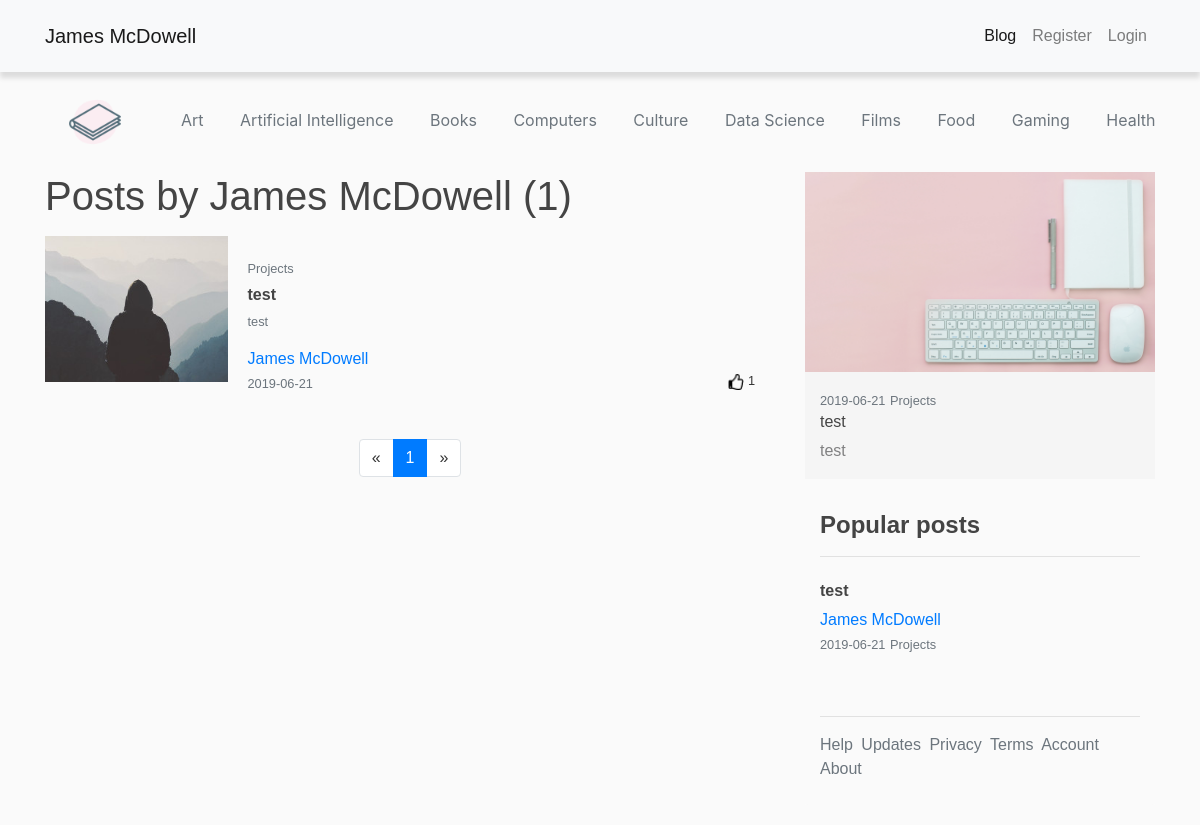
Before: /user/James McDowell with the older database file.
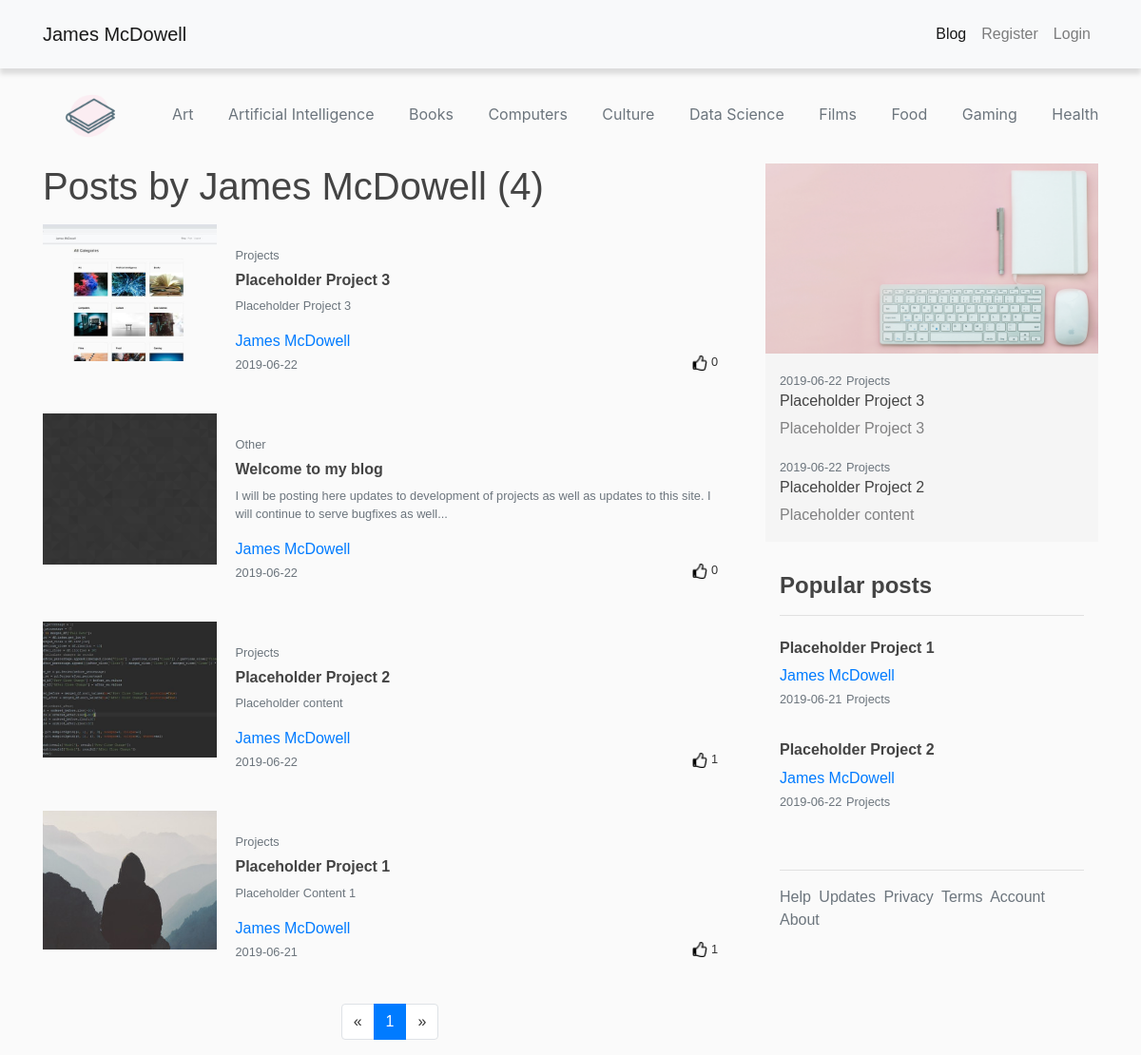
After: the same page with the newer database file.
### flaskblog/models.py (models this page shows, shortened)
class Cat(db.Model):
    id = db.Column(db.Integer, primary_key=True)
    title = db.Column(db.String(30), nullable=False)
    posts = db.relationship('Post', backref='categ', lazy=True)
    category_image = db.Column(db.String(20), nullable=False, default='other.jpg')

class Post(db.Model):
    id = db.Column(db.Integer, primary_key=True)
    title = db.Column(db.String(100), nullable=False)
    date_posted = db.Column(db.DateTime, nullable=False, default=datetime.utcnow)
    content = db.Column(db.Text, nullable=False)
    image_file = db.Column(db.String(20), nullable=False, default='default.jpg')
    user_id = db.Column(db.Integer, db.ForeignKey('user.id'), nullable=False)
    likes = db.relationship('PostLike', backref='post', lazy='dynamic')
    cat_id = db.Column(db.Integer, db.ForeignKey('cat.id'), nullable=False)

class User(UserMixin, db.Model):
    id = db.Column(db.Integer, primary_key=True)
    username = db.Column(db.String(20), unique=True, nullable=False)
    email = db.Column(db.String(120), unique=True, nullable=False)
    image_file = db.Column(db.String(20), nullable=False, default='default.jpg')
    password = db.Column(db.String(60), nullable=False)
    posts = db.relationship('Post', backref='author', lazy=True)
    liked = db.relationship(
        'PostLike',
        foreign_keys='PostLike.user_id',
        backref='user', lazy='dynamic')

### flaskblog/users/routes.py (the view)
@users.route('/user/<string:username>')
def user_posts(username):
    page = request.args.get('page', 1, type=int)
    user = User.query.filter_by(username=username).first_or_404()
    posts = Post.query.filter_by(author=user)\
        .order_by(Post.date_posted.desc())\
        .paginate(page=page, per_page=20)
    if posts.has_next:
        next_page = page + 1
    else:
        next_page = None
    if posts.has_prev:
        prev_page = page - 1
    else:
        prev_page = None
    cat = Cat.query.order_by(Cat.title).limit(10)
    featured_id = db.session.query(PostLike.post_id,
                                   func.count(PostLike.id).label('qty')
                                   ).group_by(PostLike.post_id
                                              ).order_by(desc('qty')).limit(3)
    featured_posts = db.session.query(Post).filter(Post.id.in_(x for x, _ in featured_id)).all()
    projects = Post.query.filter_by(user_id=1).filter_by(cat_id=1).order_by(Post.date_posted.desc()).limit(2)
    return render_template('user_posts.html', posts=posts, user=user, cat=cat, featured=featured_posts,
                           projects=projects, next_page=next_page, prev_page=prev_page)

### flaskblog/templates/user_posts.html (shortened to what this page needs)
{% extends "layout.html" %}
{% block content %}
    <h1 class="mb-3">Posts by {{ user.username }} ({{ posts.total }})</h1>
{% for post in posts.items %}
        <div class="row post-format">
            <div class="col-md-3 pl-0 pr-0">
                <a class="article-title" href="{{ url_for('posts.post', post_id=post.id) }}"><img class="post-picture" src="{{ url_for('static', filename='post_pics/' + post.image_file) }}"></a>
            </div>
            <div class="col-md-9 post-card">
                <div class="card-body">
                   <div class="article-metadata">
                       <a href="{{ url_for('posts.selected_category', category_id=post.categ.id, category_title=post.categ.title) }}"><small class="text-muted">{{ post.categ.title }}</small></a>
                   </div>
                    <h6><a class="article-title" href="{{ url_for('posts.post', post_id=post.id) }}"><b>{{ post.title|truncate(80)|striptags }}</b></a></h6>
                    <a class="article-title" href="{{ url_for('posts.post', post_id=post.id) }}"><small><p class="article-content text-muted">{{ post.content|truncate(140)|striptags }}</p></small></a>
                    <div><a class="mr-2 side_user" href="{{ url_for('users.user_posts', username=post.author.username) }}">{{ post.author.username }}</a></div>
                    <small class="text-muted">{{ post.date_posted.strftime('%Y-%m-%d') }}</small>
                    {% if current_user.is_authenticated %}
                        {% if current_user.has_liked_post(post) %}
                            <small class="float-right"><img class="like" src="{{ url_for('static', filename='home_pics/thumblike.png') }}"> {{ post.likes.count() }}</small>
                          {% else %}
                            <small class="float-right"><img class="like" src="{{ url_for('static', filename='home_pics/thumbunlike.png') }}"> {{ post.likes.count() }}</small>
                          {% endif %}
                    {% else %}
                    <small class="float-right"><img class="like" src="{{ url_for('static', filename='home_pics/thumbunlike.png') }}"> {{ post.likes.count() }}</small>
                    {% endif %}
                </div>
            </div>
        </div>
    {% endfor %}
        <nav aria-label="Page navigation example">
          <ul class="pagination justify-content-center">
            <li class="page-item">
              {% if prev_page %}
                  <a class="page-link" href="{{  url_for('users.user_posts', username=user.username, page=prev_page)}}" aria-label="Previous">
                    <span aria-hidden="true">&laquo;</span>
                    <span class="sr-only">Previous</span>
                  </a>
              {% else %}
                  <a class="page-link" aria-label="Previous">
                    <span aria-hidden="true">&laquo;</span>
                  </a>
              {% endif %}
            </li>
            {% for page_num in posts.iter_pages(left_edge=1, right_edge=1, left_current=1, right_current=2) %}
                {% if page_num  %}
                    {% if posts.page == page_num  %}
                        <li class="page-item active"><a class="page-link">{{ page_num }}</a></li>
                    {% else %}
                        <li class="page-item"><a class="page-link" href="{{  url_for('users.user_posts', username=user.username, page=page_num)}}">{{ page_num }}</a></li>
                    {% endif %}
                {% else %}
                    ...
                {% endif %}
            {% endfor %}
            <li class="page-item">
              {% if next_page%}
              <a class="page-link" href="{{  url_for('users.user_posts', username=user.username, page=next_page)}}" aria-label="Next">
                <span aria-hidden="true">&raquo;</span>
                <span class="sr-only">Next</span>
              </a>
              {% else %}
                <a class="page-link" aria-label="Next">
                    <span aria-hidden="true">&raquo;</span>
                </a>
              {% endif %}
            </li>
          </ul>
        </nav>
{% endblock content %}

### flaskblog/templates/layout.html (shortened to what the changed rows need)
<!DOCTYPE html>
<html lang="en">
<head>
    <link rel="stylesheet" type="text/css" href="{{ url_for('static', filename='format.css') }}">
    <link rel="stylesheet" href="https://maxcdn.bootstrapcdn.com/bootstrap/4.0.0/css/bootstrap.min.css">
    <link rel="stylesheet" type="text/css" href="{{ url_for('static', filename='main.css') }}">
    <link rel="stylesheet" href="https://cdnjs.cloudflare.com/ajax/libs/animate.css/3.7.0/animate.min.css">
</head>
<body>
        <div class="home-category-background">
            <div class="container-fluid home-category-list home-category-container">
                <a class="home-category-padding" href="{{ url_for('posts.categories') }}"><img class="icons" src="{{ url_for('static', filename='home_pics/journal.png') }}"></a>
                {% for cat in cat %}
                    <a class="home-category-padding" href="{{ url_for('posts.selected_category', category_id=cat.id, category_title=cat.title) }}">{{ cat.title }}</a>
                {% endfor %}
            </div>
        </div>
        <main role="main" class="container">
          <div class="row">
            <div class="col-md-8">
              {% block content %}{% endblock %}
            </div>
            <div class="col-md-4">
              <div class="content-section sidebar">
                  <ul class="list-group list-unstyled">
                    <li class="list-group-item-light pt-3 mb-3 sb-gray">
                        <ul class="container-fluid list-unstyled">
                            {% for project in projects %}
                            <article class="media">
                                  <div class="media-body">
                                    <small class="text-muted">{{ project.date_posted.strftime('%Y-%m-%d') }}</small>
                                    <small class="text-muted"><a class="sideb" href="{{ url_for('posts.selected_category', category_id=project.categ.id, category_title=project.categ.title) }}">{{ project.categ.title }}</a></small>
                                    <h6 class="truncates"><a class="article-title" href="{{ url_for('posts.post', post_id=project.id) }}">{{ project.title }}</a></h6>
                                    <p class="truncates">{{ project.content|truncate(140)|striptags  }}</p>
                                  </div>
                            </article>
                            {% endfor %}
                        </ul>
                    </li>
                    <li class="pt-3 pb-3">
                        <ul class="container-fluid list-unstyled">
                            {% for post in featured %}
                                <article class="media mb-3 mt-3">
                                      <div class="media-body pt-2 pb-2">
                                          <h6 class="truncates"><b><a class="article-title" href="{{ url_for('posts.post', post_id=post.id) }}">{{ post.title }}</a></b></h6>
                                        <a class="mr-2 side_user" href="{{ url_for('users.user_posts', username=post.author.username) }}">{{ post.author.username }}</a><br>
                                        <small class="text-muted">{{ post.date_posted.strftime('%Y-%m-%d') }}</small>
                                          <small><a class="sideb" href="{{ url_for('posts.selected_category', category_id=post.categ.id, category_title=post.categ.title) }}">{{ post.categ.title }}</a></small>
                                      </div>
                                </article>
                            {% endfor %}
                        </ul>
                    </li>
                  </ul>
              </div>
            </div>
          </div>
        </main>
</body>
</html>

Changed rows visible on the page:
no longer on one of the page's lists (row edited): Post: date_posted "2019-06-21", categ "Projects", title "test", content "test"
added Post: image_file (picture), categ "Projects", title "Placeholder Project 3", content "Placeholder Project 3", author.username "James McDowell", date_posted "2019-06-22", likes.count "0"
added Post: image_file (picture), categ "Other", title "Welcome to my blog", content "I will be posting here updates to development of projects as well as updates to this site. I will continue to serve bugfixes as well...", author.username "James McDowell", date_posted "2019-06-22", likes.count "0", shown under "Posts by James McDowell (4)"
added Post: image_file (picture), categ "Projects", title "Placeholder Project 2", content "Placeholder content", author.username "James McDowell", date_posted "2019-06-22", likes.count "1"
changed Post: title "test" → "Placeholder Project 1"; content "test" → "Placeholder Content 1"
Other visible differences:
{{ posts.total }}: "1" → "4"
